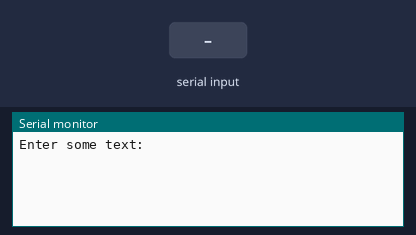
Recording of a sketch running on a simulated Arduino Uno, built with avr-gcc and run on an emulated ATmega328P. On the bench: the last lines printed to the serial monitor. The inputs (shaded band) are chosen by the test bench.

Above: at 1.2 s.
1.3 s: "1" received over Serial
At 3.3 s:
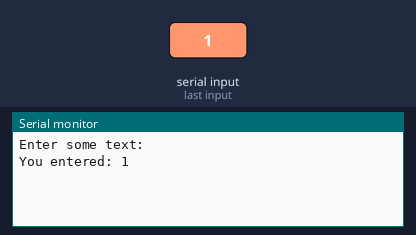
3.8 s: "0" received over Serial
At 5.2 s:
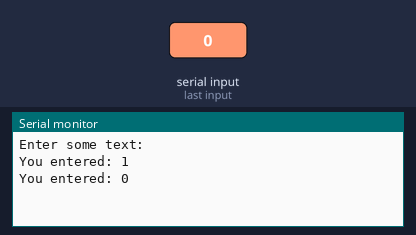
5.3 s: "2" received over Serial
At 7.5 s:
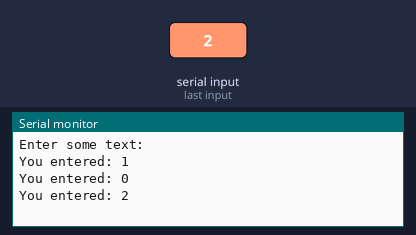

The sketch:

G02_P03_SERIAL_EVENT.ino
```cpp
/*
   Board: Arduino UNO

   Poject Description: Reading and writing string to serial mointor.
      type string to serial mointor and hit send button.

   url: https://github.com/sfad/arduino_projects
*/

void setup() {
    Serial.begin(9600);
    Serial.println("Enter some text: ");
}

void loop() {}

void serialEvent() {
    String data = "";
    while (Serial.available()) {
        data = Serial.readString();  // read the incoming data as string
        Serial.print("You entered: ");
        Serial.println(data);  // print string to serial mointor
    }
}
```

Measured:
- after the input at 1.3 s, the serial monitor: prints a new line after 1.0 s (image 1)
- after the input at 3.8 s, the serial monitor: prints a new line after 1.0 s (image 2)
- after the input at 5.3 s, the serial monitor: prints a new line after 1.0 s (image 3)
